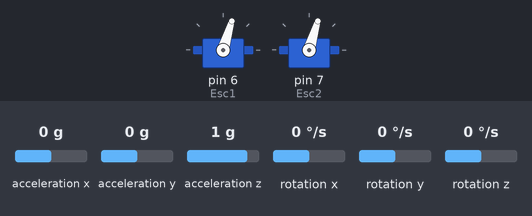
A sketch run on a simulated Arduino Uno, built with avr-gcc and run on an emulated ATmega328P. Parts: 2 × servo. The inputs (shaded band) are chosen by the test bench; at power-on: acceleration y 0 g, acceleration z 1 g, acceleration x 0 g, rotation x 0 °/s, rotation y 0 °/s, rotation z 0 °/s. What the sketch prints to the serial monitor is not drawn.

Above: at 7.2 s.
7.3 s: acceleration y set to -1.4 g
At 7.47 s:
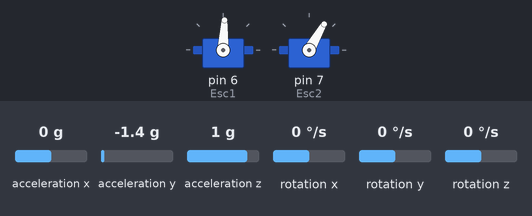
At 10.23 s:
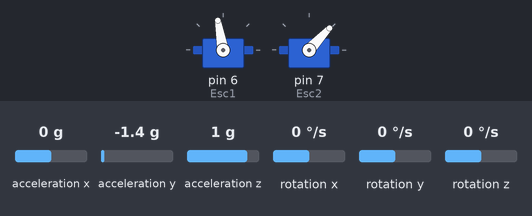
10.3 s: acceleration z set to 0 g
At 10.8 s:
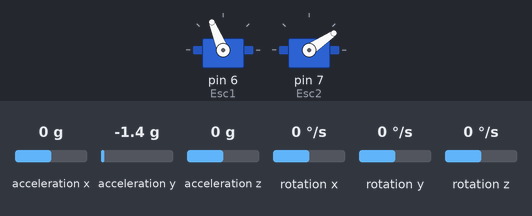
13.3 s: acceleration y set to 0.8 g
16.3 s: acceleration x set to -0.8 g
19.3 s: acceleration x set to 0 g
At 19.8 s:
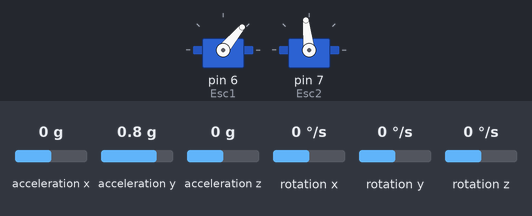
22.3 s: acceleration x set to 0.8 g
Timing chart, 0 to 29.4 s (numbered marks = the images above; inputs shaded):
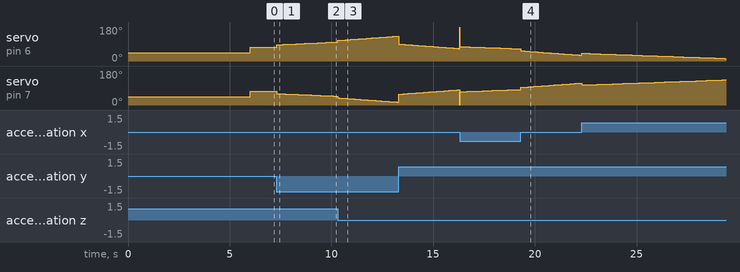

The sketch:

PID_test.ino
```cpp
#include <MPU6050_tockn.h>
#include <Wire.h>
#include <Servo.h>

#define Esc1 6
#define Esc2 7

Servo esc1;
Servo esc2;

float input = 1300;

float Kp = 2.4;
float Ki = 0.003;
float Kd = 1.65;

float calcP, calcI, calcD;

float desiredAngle = 0;

float angleX, angleY, angleZ;

float outputMotor1, outputMotor2;

float PID, error, previousError, time, previousTime,
elapsedTime;

MPU6050 mpu6050(Wire);

void setup() {
  // put your setup code here, to run once:

  Wire.begin();
  Serial.begin(250000);
  mpu6050.begin();
  mpu6050.calcGyroOffsets(false);

  esc1.attach(Esc1);
  esc2.attach(Esc2);

  esc1.writeMicroseconds(1000);
  esc2.writeMicroseconds(1000);
  delay(3000);

  time = millis();

}

void loop() {
  // put your main code here, to run repeatedly:

  mpu6050.update();

  angleX = mpu6050.getAngleX();
  angleY = mpu6050.getAngleY();
  angleZ = mpu6050.getAngleZ();

  error = angleX - desiredAngle;

  previousTime = time;
  time = millis();
  elapsedTime = (time - previousTime) / 1000;

  calcP = Kp*error;

  if (-3<error <3) {
    calcI = calcI + (Ki*error);
  }

  calcD = Kd*((error - previousError)/elapsedTime);

  PID = calcP + calcI + calcD;

  outputMotor1 = input - PID;
  outputMotor2 = input + PID;

  esc1.writeMicroseconds(outputMotor1);
  esc2.writeMicroseconds(outputMotor2);

  Serial.print(error);
  Serial.print(" ");
  Serial.println(PID);

  previousError = error;

}
```

Measured:
- after the input at 7.3 s, servo on pin 6 (Esc1): moves from 73° to 100° over 2.9 s, starting at once; servo on pin 7 (Esc2): moves from 73° to 46° over 3.0 s, starting at once
